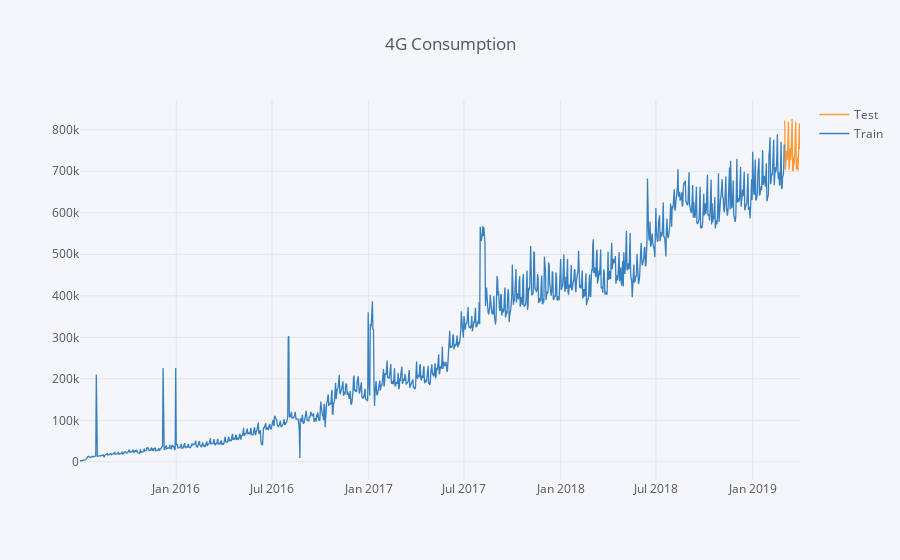

The notebook cell saved with this chart:
### Markdown cell above
##### Visualization of train and test datasets

### Code cell
_ = df_test.rename(columns={'Size': 'Test'}).join(df_train.rename(columns={'Size': 'Train'}), how='outer').iplot(title="4G Consumption")

### Figure 1 — Plotly figure (JSON) as saved in the notebook; plotly's stock layout.template omitted (floating-point values rounded to 4 significant figures; data arrays with more than 128 entries replaced by an {"elided": "..."} marker saying what was removed)
{"data": [{"line": {"color": "rgba(255, 153, 51, 1.0)", "dash": "solid", "shape": "linear", "width": 1.3}, "mode": "lines", "name": "Test", "text": "", "type": "scatter", "uid": "6030cfee-5345-4b3a-b74f-b2ef9a5d2443", "x": {"elided": "1370 str values"}, "y": {"elided": "1370 mixed values"}}, {"line": {"color": "rgba(55, 128, 191, 1.0)", "dash": "solid", "shape": "linear", "width": 1.3}, "mode": "lines", "name": "Train", "text": "", "type": "scatter", "uid": "7321fdb6-e9b4-4aca-a6e1-81f0a66b5f67", "x": {"elided": "1370 str values"}, "y": {"elided": "1370 mixed values"}}], "layout": {"legend": {"bgcolor": "#F5F6F9", "font": {"color": "#4D5663"}}, "paper_bgcolor": "#F5F6F9", "plot_bgcolor": "#F5F6F9", "title": {"font": {"color": "#4D5663"}, "text": "4G Consumption"}, "xaxis": {"gridcolor": "#E1E5ED", "showgrid": true, "tickfont": {"color": "#4D5663"}, "title": {"font": {"color": "#4D5663"}, "text": ""}, "zerolinecolor": "#E1E5ED"}, "yaxis": {"gridcolor": "#E1E5ED", "showgrid": true, "tickfont": {"color": "#4D5663"}, "title": {"font": {"color": "#4D5663"}, "text": ""}, "zerolinecolor": "#E1E5ED"}}}
